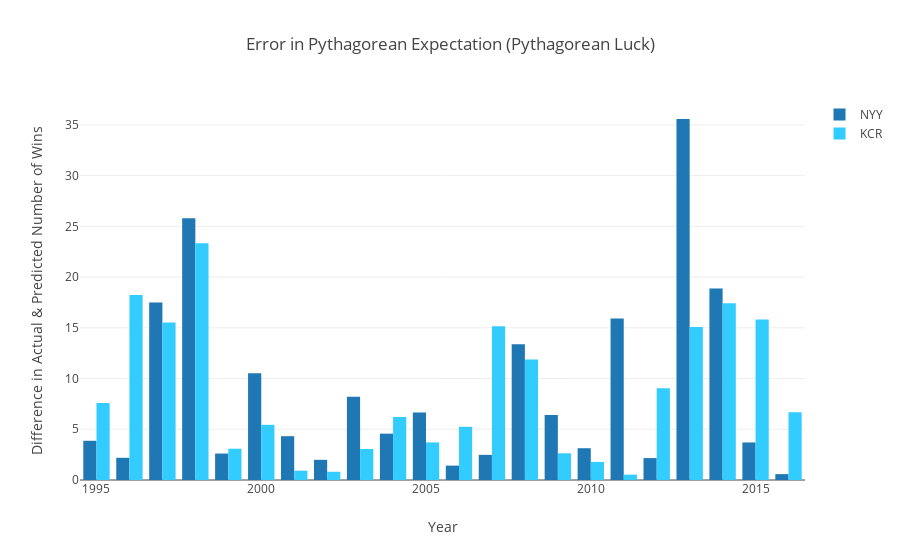

The cell this chart's notebook holds for it:
### Markdown cell above
Examining the difference (residuals) in actual and predicted number of wins. The error in the Pythagorean expectation is also known as the Pythagorean Luck.

### Code cell
# Data on the error at each year.
diffs = abs(expected_wins_nyy[0] - nyy_yw['wins'])
expected_wins_nyy["diff"] = diffs
diffs = abs(expected_wins_kcr[0] - kcr_yw['wins'])
expected_wins_kcr['diff'] = diffs

trace0 = Bar(
    x = expected_wins_nyy['year'],
    y = expected_wins_nyy['diff'],
    name = 'NYY'
)

trace1 = Bar(
    x = expected_wins_kcr['year'],
    y = expected_wins_kcr['diff'],
    name = 'KCR',
    marker=dict(
        color = ('rgb(51,204,255)')
    )
)

traces = [trace0, trace1]
layout = Layout(
    title = "Error in Pythagorean Expectation (Pythagorean Luck)",
    barmode = "group",
    xaxis = dict(title = "Year"),
    yaxis = dict(title = "Difference in Actual & Predicted Number of Wins")
)

fig = Figure(data=traces, layout=layout)
py.iplot(fig)

### Figure 1 — Plotly figure (JSON) as saved in the notebook; plotly's stock layout.template omitted (floating-point values rounded to 4 significant figures)
{"data": [{"name": "NYY", "type": "bar", "x": [1995, 1996, 1997, 1998, 1999, 2000, 2001, 2002, 2003, 2004, 2005, 2006, 2007, 2008, 2009, 2010, 2011, 2012, 2013, 2014, 2015, 2016], "y": [3.864, 2.186, 17.49, 25.8, 2.608, 10.53, 4.317, 1.989, 8.207, 4.567, 6.65, 1.418, 2.478, 13.39, 6.413, 3.131, 15.91, 2.159, 35.57, 18.87, 3.702, 0.5782]}, {"marker": {"color": "rgb(51,204,255)"}, "name": "KCR", "type": "bar", "x": [1995, 1996, 1997, 1998, 1999, 2000, 2001, 2002, 2003, 2004, 2005, 2006, 2007, 2008, 2009, 2010, 2011, 2012, 2013, 2014, 2015, 2016], "y": [7.592, 18.23, 15.53, 23.34, 3.082, 5.436, 0.9182, 0.8116, 3.052, 6.207, 3.707, 5.241, 15.16, 11.87, 2.631, 1.78, 0.5271, 9.045, 15.09, 17.43, 15.81, 6.682]}], "layout": {"barmode": "group", "title": "Error in Pythagorean Expectation (Pythagorean Luck)", "xaxis": {"title": "Year"}, "yaxis": {"title": "Difference in Actual & Predicted Number of Wins"}}}
